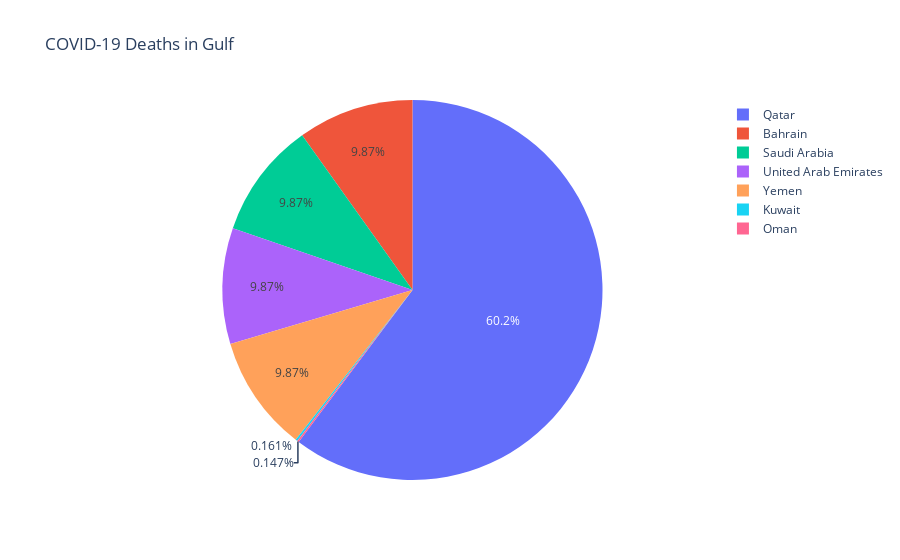

Here is the notebook cell this chart was saved with:
### Markdown cell above
## Show the death rate in the Gulf countries

### Code cell
# Gulf Countries:
countries = ['Bahrain', 'Kuwait', 'Oman', 'Qatar', 'Saudi Arabia', 'United Arab Emirates', 'Yemen']

# Select data for the Gulf countries from the DataFrame
df_selected_countries = df[df['Entity'].isin(countries)]

# Calculate the maximum total deaths for each country
total_deaths_by_country = df_selected_countries.groupby('Entity')['total_deaths'].max()

# Create a pie chart figure
fig = go.Figure(
    data=[
        go.Pie(
            labels=total_deaths_by_country.index,  # Set labels as country names
            hoverinfo='label+value',  # Set hover information to show label and value
            textinfo='percent',  # Set text information to show percentage
            values=total_deaths_by_country  # Set values as total deaths
        )
    ]
)

# Customize the layout of the pie chart
fig.update_layout(
    title='COVID-19 Deaths in Gulf',  # Set the title of the chart
    plot_bgcolor='rgb(210, 230, 255)',  # Set the background color of the chart
    showlegend=True  # Show the legend in the chart
)

# Display the pie chart
fig.show()

### Figure 1 — Plotly figure (JSON) as saved in the notebook; plotly's stock layout.template omitted (floating-point values rounded to 4 significant figures)
{"data": [{"hoverinfo": "label+value", "labels": ["Bahrain", "Kuwait", "Oman", "Qatar", "Saudi Arabia", "United Arab Emirates", "Yemen"], "textinfo": "percent", "type": "pie", "values": [87350.0, 1427, 1298, 533300, 87350.0, 87350.0, 87350.0]}], "layout": {"plot_bgcolor": "rgb(210, 230, 255)", "showlegend": true, "title": {"text": "COVID-19 Deaths in Gulf"}}}
